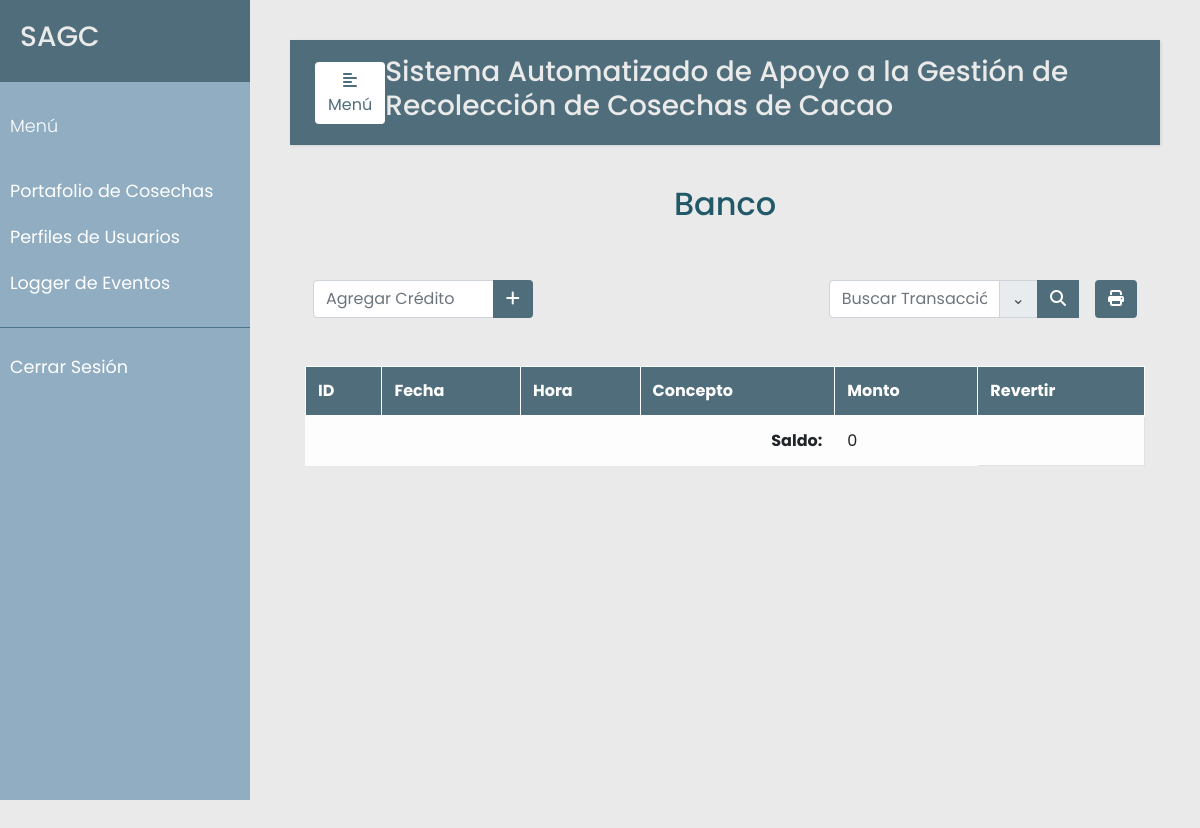
Before: /bancos/ (signed in) with the older database file.
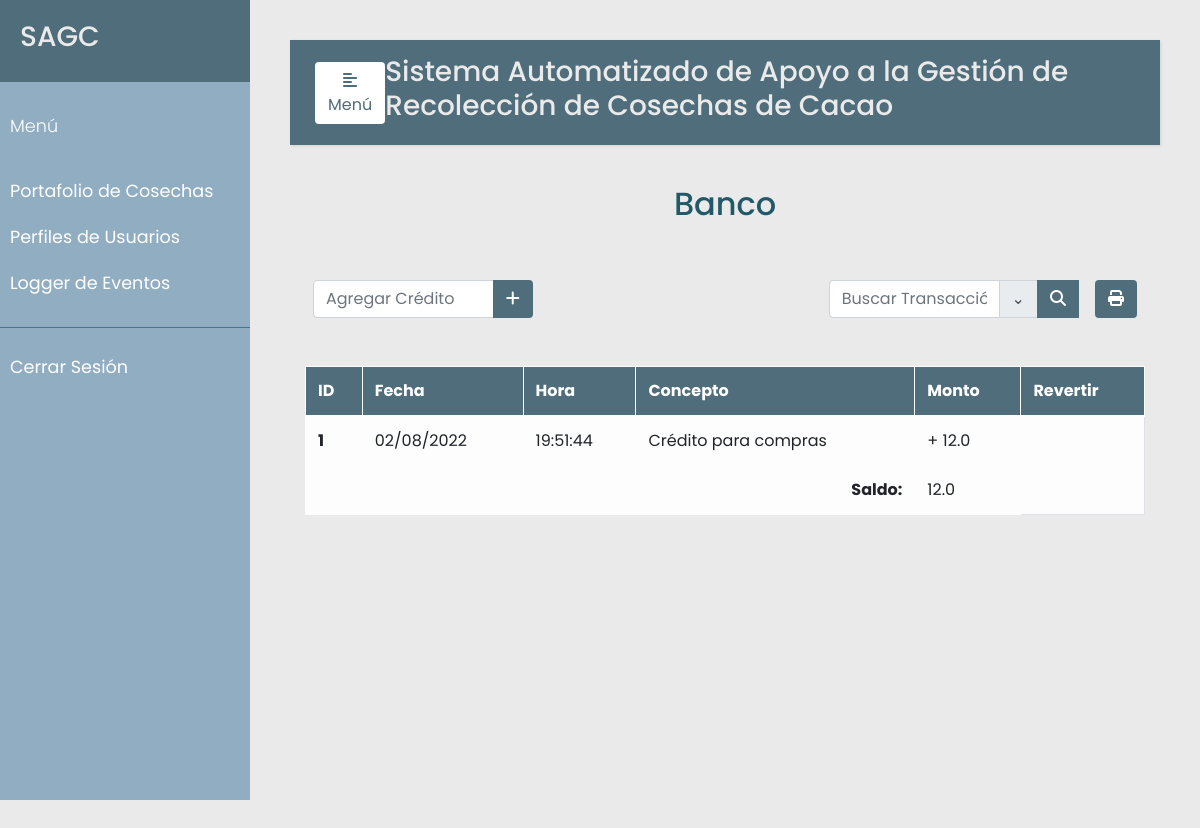
After: the same page with the newer database file.
### src/models.py (models this page shows, shortened)
class Banco(db.Model):
    __tablename__ = 'bancos'
    id = db.Column(db.Integer, primary_key=True)
    compra_id = db.Column(db.Integer, nullable=True, unique=True)
    financia_id = db.Column(db.Integer, nullable=True, unique=True)
    fecha = db.Column(db.DateTime, nullable=False)
    concepto = db.Column(db.String(120), nullable=False)
    monto = db.Column(db.Float, nullable=False)
    credito = db.Column(db.Boolean, nullable=False)
    agg_gerente = db.Column(db.Boolean, default=False)
    revertido = db.Column(db.Boolean, default=False)

### src/bancos.py (the view, shortened to what this page needs)
@app.route('/bancos/', methods=['GET', 'POST'])
@login_required
def bancos():
    bancos = Banco.query.all()
    error=None
    saldo = sum([b.monto for b in bancos if b.credito]) - sum([b.monto for b in bancos if not b.credito])
    return render_template('bancos.html', error=error, bancos=bancos, saldo=saldo)

### src/decoradores.py (called while the page is built)
def login_required(f):
    @wraps(f)
    def wrap(*args, **kwargs):
        if 'logged_in' in session:
            return f(*args, **kwargs)
        else:
            flash('Necesitas iniciar sesión primero')
            return redirect(url_for('login'))
    return wrap

### templates/bancos.html (shortened to what this page needs)
{% extends "base.html" %}
{% set active_page = "banco" %}
{% block content %}
<section class="vh-100">
    <div class="container h-100">
        <p class="text-center h2 fw-bold mb-5 mx-1 mx-md-4 mt-4" id="Nombre-Cosecha">Banco</p>
        <form action='/bancos/search' method="POST">
          <div class="d-flex flex-row-reverse bd-highlight">
            <div class="p-2 bd-highlight">
              <button type="submit" id="printer" class="btn" style="color:#fff; background-color:#4F6D7A;">
                <i class="fa fa-print" aria-hidden="true"></i>
              </button>
            </div>
            <div class="p-2 bd-highlight">
              <div class="input-group mb-3">
                <input type="text" class="form-control" placeholder="Buscar Transacción" aria-label="Buscar" name="search_bancos" value="{{request.form.search_bancos}}">
                <div class="input-group-append">
                  <span class="input-group-text" id="basic-addon1"><a data-toggle="collapse" href="#collapse1"> ⌄ </a></span>
                </div>
                <div class="input-group-append">
                  <button type="submit" id="search_bancos" name="action-type" value="search" class="btn" style="color:#fff; background-color:#4F6D7A";>
                    <i class="fas fa-search" aria-hidden="true"></i>
                  </button>
                </div>
              </div>
            </div>
        </form>
            <div class="col-4"></div>
            <form action='/bancos/' method="POST">
              <div class="p-2 bd-highlight">
                <div class="input-group mb-2">
                  <input type="number" class="form-control" placeholder="Agregar Crédito" aria-label="agregar" name="agregar_credito" value="{{request.form.agregar_credito}}">
                  <div class="input-group-append">
                    <button type="submit" id="agregar_credito" name="action-type" class="btn" style="color:#fff; background-color:#4F6D7A;">
                        <i class="fa-solid fa-plus" aria-hidden="true"></i>
                    </button>
                  </div>
                </div>
              </div>
            </form>
          </div>
        <br/>
        <table class="table table-bordered table-light table-hover" id="tabla_cosechas">
          <thead>
            <tr>
              <th scope="col">ID</th>
              <th scope="col">Fecha</th>
              <th scope="col">Hora</th>
              <th scope="col">Concepto</th>
              <th scope="col">Monto</th>
              <th scope="col">Revertir</th>
            </tr>
          </thead>
          <tbody>
            {% for u in bancos %}
            <tr>
              <th scope="row">{{u.id}}</th>
              <td>{{ u.fecha.strftime("%d/%m/%Y") }}</td>
              <td>{{ u.fecha.strftime("%H:%M:%S") }}</td>
              <td>{{ u.concepto }}</td>
              <td>{% if u.credito %}+{% endif%}
                  {{ u.monto }}
              </td>
            </tr>
            {% endfor %}
            <tr>
              <th colspan="4" scope="row" colspan="11" style="text-align: right;">Saldo:</th>
              <td colspan="1">{{ saldo }}</td>
            </tr>
          </tbody>
        </table>
    </div>
{% endblock %}

Changed rows visible on the page:
added Banco: id "1", fecha "02/08/2022", fecha "19:51:44", concepto "Crédito para compras", monto "12.0"
Other visible differences:
{{ saldo }}: "0" → "12.0"
